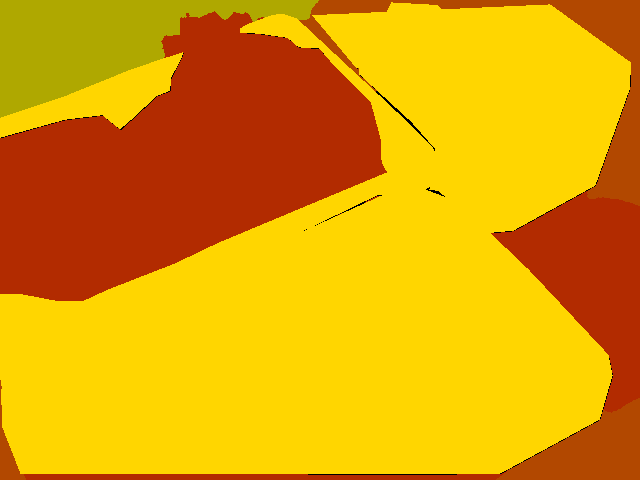
#> input picture sandbox/images/000000000009.png, 640 x 480 px
$ python img_inspector.py
#> lines starting #> are read from the running program, lines starting #| are printed output that depends on the picture
from PIL import Image
import numpy as np


class ImageInspector:
    def __init__(self, img_path):
#> called with img_path = './images/000000000009.png'
        self.img = Image.open(img_path)
#> self.img is the input picture: PIL image 640x480 P; mean R, G, B 224.6, 156.4, 0

    def display(self):
        self.img.show()

    def display_as_array(self):
        arr = np.asarray(self.img, dtype="int32")
        print(arr)

    def find_unique_numbers(self):
        arr = np.asarray(self.img, dtype="int32")
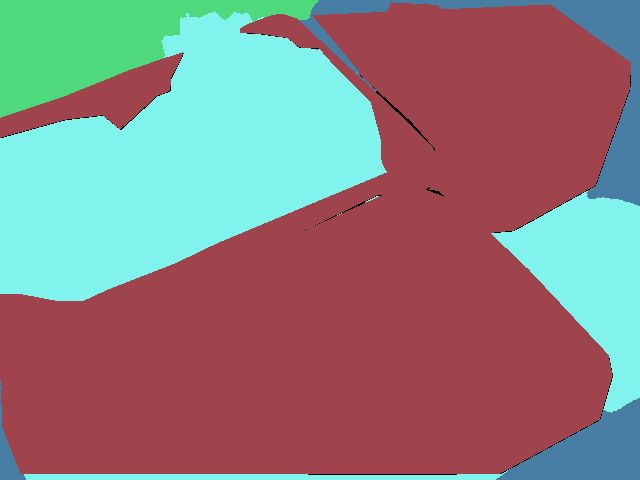
#> arr: shape (480, 640) int32; 5 distinct labels, from 0 to 183; one colour per label, 0 black
        print(np.unique(arr))
#| [  0 121 143 165 183]

if __name__ == "__main__":
    ii = ImageInspector("./images/000000000009.png")
    ii.find_unique_numbers()
